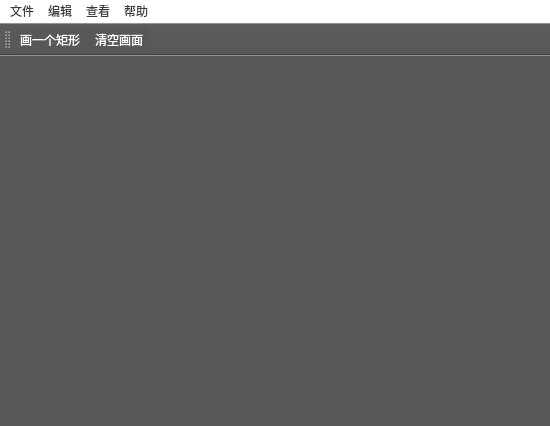
<?xml version="1.0" encoding="UTF-8"?>
<ui version="4.0">
 <class>MainWindow</class>
 <widget class="QMainWindow" name="MainWindow">
  <property name="geometry">
   <rect>
    <x>0</x>
    <y>0</y>
    <width>550</width>
    <height>426</height>
   </rect>
  </property>
  <property name="windowTitle">
   <string>EBO</string>
  </property>
  <property name="windowIcon">
   <iconset>
    <normaloff>../QT图片素材/联想截图_20250927210934.png</normaloff>../QT图片素材/联想截图_20250927210934.png</iconset>
  </property>
  <property name="styleSheet">
   <string notr="true">QWidget{
	background-color: rgb(88, 88, 88);
	color: rgb(255, 255, 255);
	font: 10pt &quot;隶书&quot;;
}
QMenuBar{
	background-color: rgb(255, 255, 255);
	color: rgb(60, 60, 60);
}
</string>
  </property>
  <widget class="QWidget" name="centralwidget"/>
  <widget class="QMenuBar" name="menubar">
   <property name="geometry">
    <rect>
     <x>0</x>
     <y>0</y>
     <width>550</width>
     <height>16</height>
    </rect>
   </property>
   <widget class="QMenu" name="menu">
    <property name="title">
     <string>文件</string>
    </property>
   </widget>
   <widget class="QMenu" name="menu_2">
    <property name="title">
     <string>编辑</string>
    </property>
   </widget>
   <widget class="QMenu" name="menu_3">
    <property name="title">
     <string>查看</string>
    </property>
   </widget>
   <widget class="QMenu" name="menu_4">
    <property name="title">
     <string>帮助</string>
    </property>
   </widget>
   <addaction name="menu"/>
   <addaction name="menu_2"/>
   <addaction name="menu_3"/>
   <addaction name="menu_4"/>
  </widget>
  <widget class="QStatusBar" name="statusbar"/>
  <widget class="QToolBar" name="toolBar">
   <property name="windowTitle">
    <string>toolBar</string>
   </property>
   <attribute name="toolBarArea">
    <enum>TopToolBarArea</enum>
   </attribute>
   <attribute name="toolBarBreak">
    <bool>false</bool>
   </attribute>
   <addaction name="actionDraw"/>
   <addaction name="actionClear"/>
  </widget>
  <action name="actionDraw">
   <property name="text">
    <string>画一个矩形</string>
   </property>
   <property name="menuRole">
    <enum>QAction::MenuRole::NoRole</enum>
   </property>
  </action>
  <action name="actionClear">
   <property name="text">
    <string>清空画面</string>
   </property>
   <property name="menuRole">
    <enum>QAction::MenuRole::NoRole</enum>
   </property>
  </action>
 </widget>
 <resources/>
 <connections/>
</ui>
